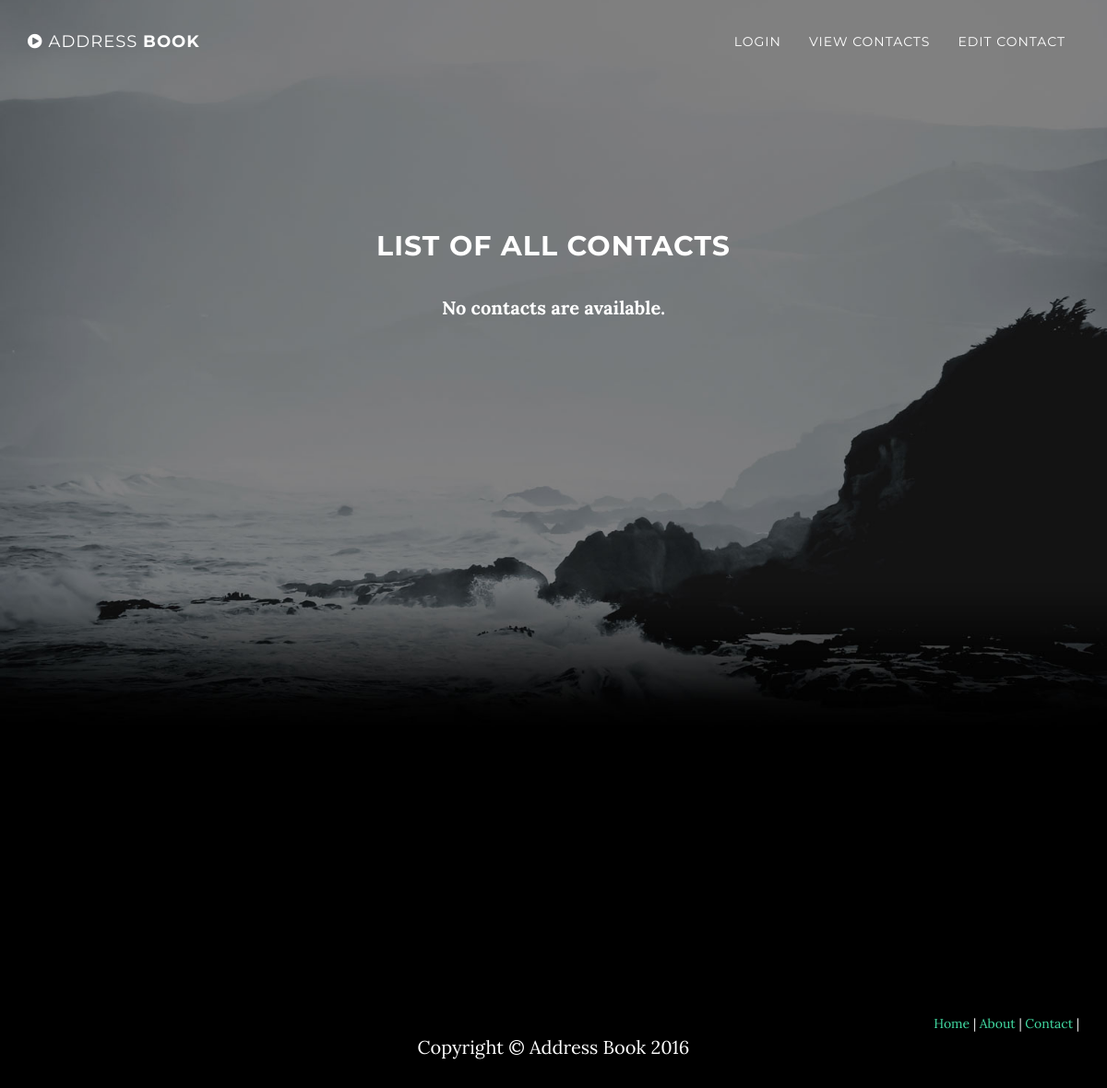
The page /contacts/ on the database as committed earlier.
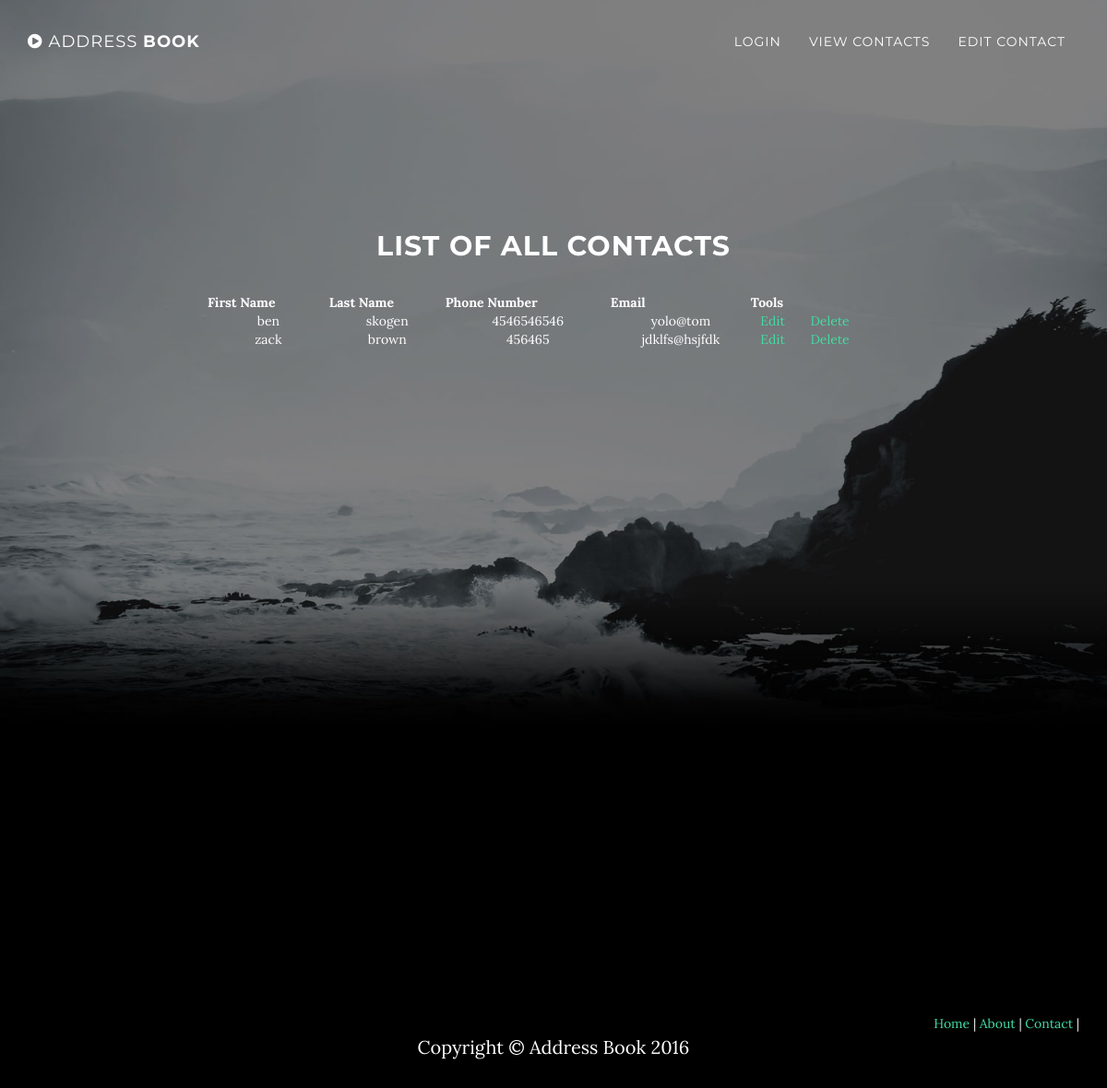
The same page on the database as committed later.
### contacts/models.py (models this page shows, shortened)
class Contact(models.Model):
    first_name = models.CharField(max_length=50)
    last_name = models.CharField(max_length=50)
    phone = models.CharField(max_length=20)
    email = models.CharField(max_length=50)

### contacts/views.py (the view)
# urls.py: url(r'^contacts/', views.viewContacts, name='contacts'),
def viewContacts(request):
    cont = Contact.objects.all()
    context = {'title': 'List of all Contacts',
                'heading': "List of all Contacts",
                'contacts_list': cont,
               }
    return render(request, 'contacts/contacts.html', context)

### contacts/templates/contacts/contacts.html (shortened to what this page needs)
{% load humanize %}
{% include 'contacts/header.html' %}
<header class="intro">
    <section class="container content-section text-center">
        <div class="row">
            <div class="col-lg-8 col-lg-offset-2">
                <h2>{{heading}}</h2>
                <p><div id="main" style="height:200px;">
    {% if contacts_list %}
        <table style="width:95%">
            <tr>
                <th>First Name</th>
                <th>Last Name</th>
                <th>Phone Number</th>
                <th>Email</th>
                <th colspan="2">Tools</th>
            </tr>
            {% for contact in contacts_list %}
                <tr>
                    <td>{{ contact.first_name  }}</td>
                    <td>{{ contact.last_name }}</td>
                    <td>{{ contact.phone }}</td>
                    <td>{{ contact.email }}</td>
                    <td><a href="{% url 'contact' contact.id %}">Edit</a></td>
                    <td><a href="{% url 'delete' contact.id %}">Delete</a></td>
                </tr>
            {% endfor %}
        </table>
    {% else %}
        <p><strong>No contacts are available.</strong></p>
    {% endif %}
</div></p>
            </div>
        </div>
    </section>
</header>
{% include 'contacts/footer.html' %}

### contacts/templates/contacts/header.html (shortened to what this page needs)
<!DOCTYPE html>
<html lang="en">
{% load staticfiles %}
<head>
    <link href="{% static 'contacts/css/bootstrap.min.css' %}" rel="stylesheet">
    <link href="{% static 'contacts/css/grayscale.css' %}" rel="stylesheet">
    <link href="{% static 'contacts/font-awesome/css/font-awesome.min.css' %}" rel="stylesheet" type="text/css">
</head>
<body id="page-top" data-spy="scroll" data-target=".navbar-fixed-top">
    <nav class="navbar navbar-custom navbar-fixed-top" role="navigation">
        <div class="container">
            <div class="navbar-header">
                <a class="navbar-brand page-scroll" href="#page-top">
                    <i class="fa fa-play-circle"></i>  <span class="light">Address </span> Book
                </a>
            </div>
            <head>
            <div class="collapse navbar-collapse navbar-right navbar-main-collapse">
                <ul class="nav navbar-nav">
                    <li>
                        <a class="page-scroll" href="/login/">login</a>
                    </li>
                    <li>
                        <a class="page-scroll" href="/contacts/">view Contacts</a>
                    </li>
                    <li>
                        <a class="page-scroll" href="/editcontacts/">edit Contact</a>
                    </li>
                </ul>
            </div>
</head>
        </div>
    </nav>

### contacts/templates/contacts/footer.html (shortened to what this page needs)
    <footer>
        <div class="container content-section text-right">
            <a href="/index/">Home</a> | <a href="/about/">About </a>| <a href="/contact/">Contact </a>|
        </div>
        <div class="container text-center">
            <p>Copyright &copy; Address Book 2016</p>
        </div>
    </footer>

### contacts/static/contacts/css/grayscale.css (style rules this page uses)
body { width: 100%; height: 100%; font-family: Lora,"Helvetica Neue",Helvetica,Arial,sans-serif; color: #fff; background-color: #000; }
html { width: 100%; height: 100%; }
h1, h2, h3, h4, h5, h6 { margin: 0 0 35px; text-transform: uppercase; font-family: Montserrat,"Helvetica Neue",Helvetica,Arial,sans-serif; font-weight: 700; letter-spacing: 1px; }
p { margin: 0 0 25px; font-size: 18px; line-height: 1.5; }
@media (min-width:768px) { p { margin: 0 0 35px; font-size: 20px; line-height: 1.6; } }
a { color: #42dca3; -webkit-transition: all .2s ease-in-out; -moz-transition: all .2s ease-in-out; transition: all .2s ease-in-out; }
.light { font-weight: 400; }
.navbar-custom { margin-bottom: 0; border-bottom: 1px solid rgba(255,255,255,.3); text-transform: uppercase; font-family: Montserrat,"Helvetica Neue",Helvetica,Arial,sans-serif; background-color: #000; }
.navbar-custom .navbar-brand { font-weight: 700; }
.navbar-custom a { color: #fff; }
.navbar-custom .nav li a { -webkit-transition: background .3s ease-in-out; -moz-transition: background .3s ease-in-out; transition: background .3s ease-in-out; }
@media (min-width:768px) { .navbar-custom { padding: 20px 0; border-bottom: 0; letter-spacing: 1px; background: 0 0; -webkit-transition: background .5s ease-in-out,padding .5s ease-in-out; -moz-transition: background .5s ease-in-out,padding .5s ease-in-out; transition: background .5s ease-in-out,padding .5s ease-in-out; } }
.intro { display: table; width: 100%; height: auto; padding: 100px 0; text-align: center; color: #fff; background: url(../img/intro-bg.jpg) no-repeat bottom center scroll; background-color: #000; -webkit-background-size: cover; -moz-background-size: cover; background-size: cover; -o-background-size: cover; }
@media (min-width:768px) { .intro { height: 100%; padding: 0; } }
.content-section { padding-top: 100px; }
@media (min-width:767px) { .content-section { padding-top: 250px; } }
footer { padding: 50px 0; }
footer p { margin: 0; }
body { webkit-tap-highlight-color: rgba(255,255,255,.2); }

Rows that differ between the two databases and show on the page:
added Contact: first_name "ben", last_name "skogen", phone "4546546546", email "yolo@tom"
added Contact: first_name "zack", last_name "brown", phone "456465", email "jdklfs@hsjfdk"
Other text that changed with them:
text no longer shown: "No contacts are available."
text now shown: "First Name Last Name Phone Number Email Tools"
